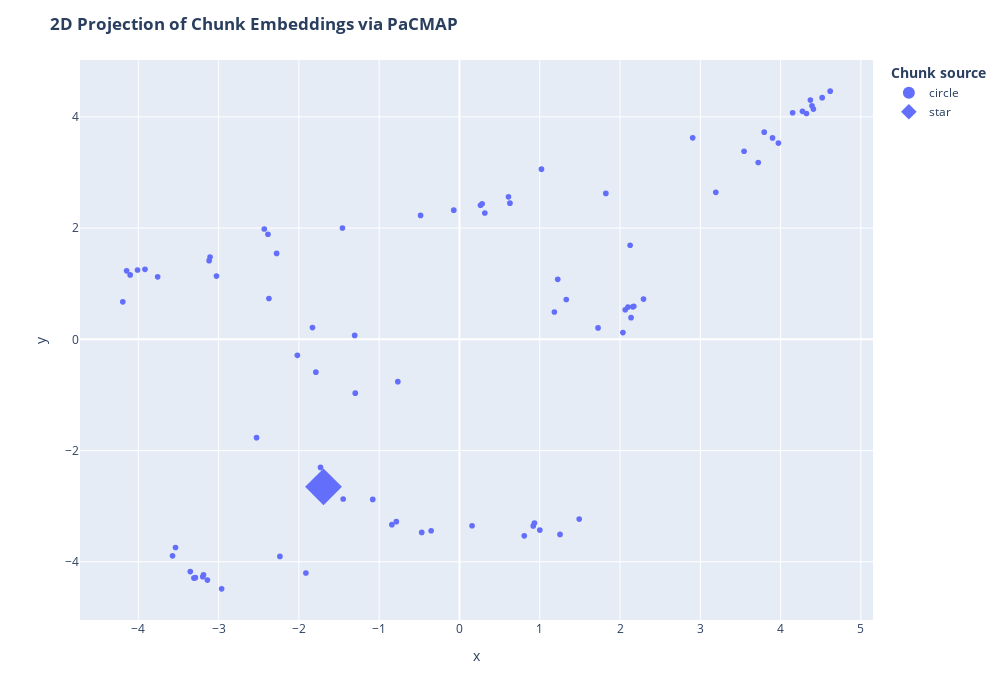

Notebook cell for this chart:
### Code cell
df = pd.DataFrame.from_dict(
    [
        {
            "x": documents_projected[i, 0],
            "y": documents_projected[i, 1],
            #"source": docs_processed[i].metadata["source"].split("/")[1],
            "extract": docs_processed[i].page_content[:100] + "...",
            "symbol": "circle",
            "size_col": 4,
        }
        for i in range(len(docs_processed))
    ]
    + [
        {
            "x": documents_projected[-1, 0],
            "y": documents_projected[-1, 1],
            "source": "User query",
            "extract": user_query,
            "size_col": 100,
            "symbol": "star",
        }
    ]
)

# Visualize the embedding
fig = px.scatter(
    df,
    x="x",
    y="y",
    #color="source",
    hover_data="extract",
    size="size_col",
    symbol="symbol",
    color_discrete_map={"User query": "black"},
    width=1000,
    height=700,
)
fig.update_traces(
    marker=dict(opacity=1, line=dict(width=0, color="DarkSlateGrey")),
    selector=dict(mode="markers"),
)
fig.update_layout(
    legend_title_text="<b>Chunk source</b>",
    title="<b>2D Projection of Chunk Embeddings via PaCMAP</b>",
)
fig.show()

### Figure 1 — Plotly figure (JSON) as saved in the notebook; plotly's stock layout.template omitted (floating-point values rounded to 4 significant figures)
{"data": [{"customdata": [["Au Niger, des Â«Â assises nationalesÂ Â» censÃ©es fixer la durÃ©e de la transition\nLe rÃ©gime milita..."], ["Une commission nationale a par ailleurs Ã©tÃ© crÃ©Ã©e par dÃ©cret prÃ©sidentiel pour conduire les tr..."], ["Les autoritÃ©s ont demandÃ© cette semaine au ComitÃ© international de la Croix-Rouge de quitter le p..."], ["Â«Â Lâ€™aide nâ€™a jamais dÃ©veloppÃ© un paysÂ Â»\nLe rÃ©gime militaire nigÃ©rien arrivÃ© au pouvoir ..."], ["Le pays est confrontÃ© depuis une dizaine dâ€™annÃ©es aux attaques de groupes djihadistes affiliÃ©s ..."], ["En Libye, vingt-huit corps de migrants exhumÃ©s dâ€™une fosse commune\nLes corps de vingt-huit migran..."], ["Plaque tournante du trafic dâ€™Ãªtres humains\nLa Libye est plongÃ©e dans le chaos politique et sÃ©cu..."], ["En marsÂ 2024, une fosse commune contenant Â«Â au moins 65 corps de migrantsÂ Â» avait Ã©tÃ© dÃ©couv..."], ["Guerre au SoudanÂ : lâ€™armÃ©e annonce avoir repris aux paramilitaires un secteur-clÃ© de la capital..."], ["Ce quartier, lâ€™un des plus riches de Bahri, Ã©tait un bastion des FSR et abritait la rÃ©sidence dâ..."], ["Crainte de reprÃ©sailles\nAmnesty International a exprimÃ© vendredi ses inquiÃ©tudes quant Ã  dâ€™Ã©v..."], ["Les groupes de dÃ©fense des droits humains accusent lâ€™armÃ©e et les milices alliÃ©es dâ€™exÃ©cutio..."], ["Alors que les paramilitaires contrÃ´lent une grande partie du Darfour, lâ€™armÃ©e a consolidÃ© son e..."], ["Â«Â Oligarques, le gang de PoutineÂ Â», sur ArteÂ : le grand retour des Â«Â boyardsÂ Â», hommes fort..."], ["Ironiquement, le mÃ©thanier russe gÃ©ant qui continue dâ€™alimenter lâ€™Europe en GNL et dâ€™enrichi..."], ["Â«Â Une nouvelle classe de noblesÂ Â»\nDÃ¨s son arrivÃ©e au Kremlin enÂ 2000, Vladimir Poutine va sâ€..."], ["Implacable et tentaculaire, le systÃ¨me mis en place par Poutine repose sur deux piliers, les hydroc..."], ["Depuis la guerre, le pÃ©trole russe est vendu Â«Â par des compagnies dont personne nâ€™a jamais ente..."], ["Donald Trump veut mettre fin au penny\nLes Etats-Unis vont-ils en finir avec le pennyÂ ? Le prÃ©siden..."], ["Des prix arrondis Ã  0,05Â dollar\nMais lâ€™actuel secrÃ©taire au TrÃ©sor, Scott Bessent, pourrait si..."], ["Lâ€™extrÃªme droite europÃ©enne Ã  lâ€™ombre de Trump\nLe premier ministre hongrois, Viktor Orban, av..."], ["Assiste-t-on pour autant Ã  la formation de cette Â«Â internationale rÃ©actionnaireÂ Â» dÃ©noncÃ©e p..."], ["Points de discorde\nComme dâ€™autres orateurs, cependant, MmeÂ Le Pen nâ€™a pas Ã©chappÃ© aux contrad..."], ["Mais il y a aussi les points de discorde, et ceux que certains dâ€™entre eux ont prÃ©fÃ©rÃ© passer s..."], ["A lâ€™heure oÃ¹ certains politiques de centre droit, comme le chef de lâ€™Union chrÃ©tienne-dÃ©mocra..."], ["AprÃ¨s avoir rompu leurs liens avec le rÃ©seau russe, les pays baltes achÃ¨vent leur intÃ©gration au..."], ["Anciens Etats soviÃ©tiques, la Lituanie, lâ€™Estonie et la Lettonie, aujourdâ€™hui membres de lâ€™Un..."], ["Au total, 1,6Â milliard dâ€™euros, essentiellement des fonds europÃ©ens, ont Ã©tÃ© investis dans ce ..."], ["Ni sabotages, ni perturbationsÂ de la Russie\nLe projet de dÃ©connexion du rÃ©seau russe a pris des a..."], ["Â«Â La plus grande surpriseÂ Â» samedi est Â«Â quâ€™il nâ€™y a pas de surpriseÂ Â», a ainsi dÃ©clarÃ..."], ["Au Bangladesh, plus de 1Â 300Â personnes arrÃªtÃ©es dans une opÃ©ration de police\nLa police banglada..."], ["Parmi les bÃ¢timents dÃ©truits, la maison transformÃ©e en musÃ©e de son pÃ¨re, le premier prÃ©sident..."], ["Face aux inquiÃ©tudes, le gouvernement sâ€™est montrÃ© rassurant, lâ€™attachÃ© de presse de M.Â Yunu..."], ["En Allemagne, Olaf Scholz et Friedrich Merz sâ€™affrontent sur lâ€™immigration et lâ€™extrÃªme droit..."], ["Friedrich Merz a, lui, de nouveau rejetÃ© toute idÃ©e dâ€™alliance avec lâ€™AfD, deuxiÃ¨me dans les ..."], ["Â«Â Comment peut-on Ãªtre aussi stupideÂ ?Â Â», sâ€™est emportÃ© le chancelier Ã  propos de certaine..."], ["Ce qu’il ne fallait pas rater de l’actualité ce week-end : trois otages israéliens libérés, Macron s..."], ["M. Nétanyahou a également annoncé l’envoi de négociateurs au Qatar, le principal pays médiateur dans..."], ["Outre des investisseurs étrangers comme les Emirats arabes unis, Emmanuel Macron a cité les français..."], ["Le corps sans vie de Louise, une collégienne de 11 ans disparue vendredi après les cours, a été retr..."], ["Très largement vainqueurs du pays de Galles en ouverture du tournoi la semaine passée (43-0), les Bl..."], ["Liban. Un nouveau gouvernement, dirigé par Nawaf Salam, a été formé, après plusieurs semaines de dif..."], ["Simon Alzraa, la mode faite maison\nPassionnÃ© dâ€™architecture depuis lâ€™adolescence, Simon Alzraa ..."], ["Intelligence artificielle : Emmanuel Macron annonce des investissements en France de « 109 milliards..."], ["Emmanuel Macron a par ailleurs affirmé dimanche soir que 100 000 jeunes seraient bientôt formés chaq..."], ["Avec l’IA, « on peut faire de très grandes choses : changer la santé, l’énergie, la vie dans notre s..."], ["A Boulogne-Billancourt, Elisabeth de Maistre, la candidate des RÃ©publicains, Ã©lue dÃ©putÃ©e\nLâ€™ad..."], ["Â«Â Ce nâ€™est pas une dÃ©butanteÂ Â», expliquait-il, rappelant quâ€™outre ses fonctions dâ€™attachÃ..."], ["Droit du solÂ : le ministre de lâ€™Ã©conomie, Eric Lombard, estime quâ€™il nâ€™y a Â«Â pas de raison..."], ["Un dÃ©bat qui monte au sein du gouvernement\nM.Â Lombard a en revanche refusÃ© de mettre sa dÃ©missio..."], ["La ministre de lâ€™Ã©ducation, Elisabeth Borne, a, elle, dÃ©sapprouvÃ© lâ€™idÃ©e du garde des sceaux..."], ["Gérald Darmanin estime que pour 2027, « il faudra bien un processus de sélection », et « peut-être u..."], ["M. Darmanin, membre du parti Renaissance après avoir longtemps adhéré à l’Union pour un mouvement po..."], ["GÃ©rald Darmanin propose dâ€™accÃ©lÃ©rer les procÃ©dures dâ€™expulsion en supprimant une commission ..."], ["Â«Â Faut-il supprimer la ComexÂ ? OuiÂ Â»\nÂ«Â Faut-il supprimer la ComexÂ ? OuiÂ Â», a affirmÃ© GÃ©r..."], ["Refus de Â«Â lâ€™automaticitÃ©Â Â»\nGÃ©rald Darmanin est par ailleurs revenu dimanche soir sur sa pro..."], ["Le maire de FrÃ©jus convoquÃ© le 30Â septembre au tribunal pour prise illÃ©gale dâ€™intÃ©rÃªts\nLe ma..."], ["Dans un communiquÃ©, M.Â Rachline, maire de FrÃ©jus depuis 2014, sâ€™est dit Â«Â serein et confiantÂ..."], ["AgÃ© de 37Â ans, David Rachline a gravi Ã  grande vitesse les Ã©chelons du parti dâ€™extrÃªme droite..."], ["A Paris, l’homme qui s’était attaqué à trois policiers devant la Préfecture de police mis en examen\n..."], ["L’homme déclaré irresponsable pour deux affaires similaires en 2023\nEn 2023, l’homme avait déjà été ..."], ["Dans la foulée des faits, le Parquet national antiterroriste (PNAT) avait déclaré faire une « évalua..."], ["Meurtre de Louise en EssonneÂ : la police a procÃ©dÃ© Ã  une Â«Â fouille minutieuseÂ Â» du bois\nUn Â..."], ["La jeune fille avait disparu Ã  la sortie de son collÃ¨ge Ã  Epinay-sur-Orge, une ville limitrophe, ..."], ["Jack Lang dit avoir été « poussé à terre » lors d’un rassemblement contre la pédocriminalité ; une e..."], ["La « connerie » d’une pétition\n« Il y a sur les réseaux sociaux une recrudescence des calomnies à mo..."], ["Super Bowl 2025Â : les Philadelphia Eagles survolent le match et brisent le rÃªve de triplÃ© des Kan..."], ["Les Eagles ont offert une dÃ©monstration totale, dâ€™abord en dÃ©fense, leur point fort qui, Ã  ce n..."], ["Baroud dâ€™honneur\nA vrai dire, la rencontre sâ€™est jouÃ©e dÃ¨s la premiÃ¨re pÃ©riode quand les Eag..."], ["A lâ€™inverse, Jalen Hurts a livrÃ© un rÃ©cital. Comme un symbole, le quarterback des Eagles a inscr..."], ["Â«Â Câ€™est le jeu dâ€™Ã©quipe par excellence, a dÃ©clarÃ© lâ€™entraÃ®neur des Eagles, Nick Sirianni..."], ["PrÃ©sent dans les tribunes au coup dâ€™envoi du match â€“ une premiÃ¨re pour un prÃ©sident des Etats..."], ["TennisÂ : cinq mois plus tard, Caroline Garcia retrouve le goÃ»t de la victoire\nSortir dâ€™un court ..."], ["Le dÃ©but dâ€™annÃ©e de la joueuse, retombÃ©e Ã  la 76e place au classement WTA, a Ã©tÃ© rythmÃ© par..."], ["Â«Â FatiguÃ©e de lâ€™anxiÃ©tÃ©, des attaques de panique, des larmes avant les matchsÂ Â», elle peina..."], ["Tournoi des six nationsÂ : lâ€™Irlande se dÃ©fait de lâ€™Ecosse et continue son sans-faute\nEt si lâ€..."], ["Lâ€™affaire Ã©tait mal embarquÃ©e pour le XV du Chardon, et lâ€™Ã©quation a rapidement paru insolubl..."], ["Deux semaines aprÃ¨s le dÃ©but de la compÃ©tition, lâ€™Irlande a dÃ©jÃ  fait une grosse partie du tr..."], ["VendÃ©e GlobeÂ : quel avenir pour les Â«Â dÃ©riveursÂ Â» face Ã  la suprÃ©matie des foileursÂ ?\nLes ..."], ["QuatriÃ¨me de la derniÃ¨re Ã©dition de lâ€™Ã©preuve sur Hubert, le bateau Ã  dÃ©rives rebaptisÃ© DeV..."], ["Une jauge maximale pour Â«Â Ã©viter le gigantismeÂ Â»\nImpensable pour la SAEM VendÃ©e, organisatrice..."], ["Vingt-et-uniÃ¨me Ã  moins de quinze minutes de Jean LeÂ Cam, lâ€™AmÃ©ricano-NÃ©o-ZÃ©landais Conrad C..."]], "hovertemplate": "symbol=circle<br>x=%{x}<br>y=%{y}<br>size_col=%{marker.size}<br>extract=%{customdata[0]}<extra></extra>", "legendgroup": "circle", "marker": {"color": "#636efa", "line": {"color": "DarkSlateGrey", "width": 0}, "opacity": 1, "size": [4, 4, 4, 4, 4, 4, 4, 4, 4, 4, 4, 4, 4, 4, 4, 4, 4, 4, 4, 4, 4, 4, 4, 4, 4, 4, 4, 4, 4, 4, 4, 4, 4, 4, 4, 4, 4, 4, 4, 4, 4, 4, 4, 4, 4, 4, 4, 4, 4, 4, 4, 4, 4, 4, 4, 4, 4, 4, 4, 4, 4, 4, 4, 4, 4, 4, 4, 4, 4, 4, 4, 4, 4, 4, 4, 4, 4, 4, 4, 4, 4, 4], "sizemode": "area", "sizeref": 0.25, "symbol": "circle"}, "mode": "markers", "name": "circle", "orientation": "v", "showlegend": true, "type": "scatter", "x": [3.721, 3.193, 3.545, 3.899, 3.973, 4.618, 4.371, 4.322, 4.391, 4.15, 4.408, 4.518, 4.272, -3.197, -3.353, -3.537, -3.574, -3.308, -1.73, -2.527, -0.3523, 0.1571, 0.807, 1.001, 0.9191, -2.962, -3.139, -3.188, -3.289, -1.913, 1.021, 2.905, 1.823, 1.492, 1.253, 0.9337, -0.4699, -0.7865, -2.236, -1.457, -3.118, 3.796, -1.298, -1.448, -1.08, -0.8416, 1.726, 1.33, 2.099, 2.292, 2.159, 2.137, 2.036, 2.126, 2.065, 2.172, 1.224, 0.3161, 1.182, 0.6107, 0.6288, 0.2623, 0.2828, -0.4841, -0.07073, -0.7674, -4.01, -4.102, -3.917, -4.146, -3.759, -4.193, -2.277, -2.385, -2.431, -3.107, -3.026, -2.373, -2.019, -1.305, -1.831, -1.789], "xaxis": "x", "y": [3.179, 2.644, 3.381, 3.621, 3.529, 4.462, 4.301, 4.061, 4.198, 4.073, 4.139, 4.346, 4.1, -4.269, -4.175, -3.742, -3.892, -4.292, -2.303, -1.767, -3.441, -3.352, -3.533, -3.429, -3.354, -4.486, -4.328, -4.234, -4.284, -4.202, 3.06, 3.623, 2.623, -3.232, -3.507, -3.304, -3.471, -3.279, -3.902, 2.002, 1.414, 3.726, -0.9671, -2.87, -2.878, -3.333, 0.2054, 0.7159, 0.5795, 0.724, 0.5849, 0.3902, 0.1216, 1.691, 0.532, 0.594, 1.078, 2.272, 0.492, 2.562, 2.449, 2.411, 2.438, 2.229, 2.323, -0.7614, 1.247, 1.158, 1.258, 1.231, 1.124, 0.6749, 1.545, 1.89, 1.983, 1.479, 1.137, 0.7335, -0.2883, 0.07084, 0.2114, -0.5901], "yaxis": "y"}, {"customdata": [["Trump"]], "hovertemplate": "symbol=star<br>x=%{x}<br>y=%{y}<br>size_col=%{marker.size}<br>extract=%{customdata[0]}<extra></extra>", "legendgroup": "star", "marker": {"color": "#636efa", "line": {"color": "DarkSlateGrey", "width": 0}, "opacity": 1, "size": [100], "sizemode": "area", "sizeref": 0.25, "symbol": "diamond"}, "mode": "markers", "name": "star", "orientation": "v", "showlegend": true, "type": "scatter", "x": [-1.693], "xaxis": "x", "y": [-2.651], "yaxis": "y"}], "layout": {"height": 700, "legend": {"itemsizing": "constant", "title": {"text": "<b>Chunk source</b>"}, "tracegroupgap": 0}, "margin": {"t": 60}, "title": {"text": "<b>2D Projection of Chunk Embeddings via PaCMAP</b>"}, "width": 1000, "xaxis": {"anchor": "y", "domain": [0, 1], "title": {"text": "x"}}, "yaxis": {"anchor": "x", "domain": [0, 1], "title": {"text": "y"}}}}
